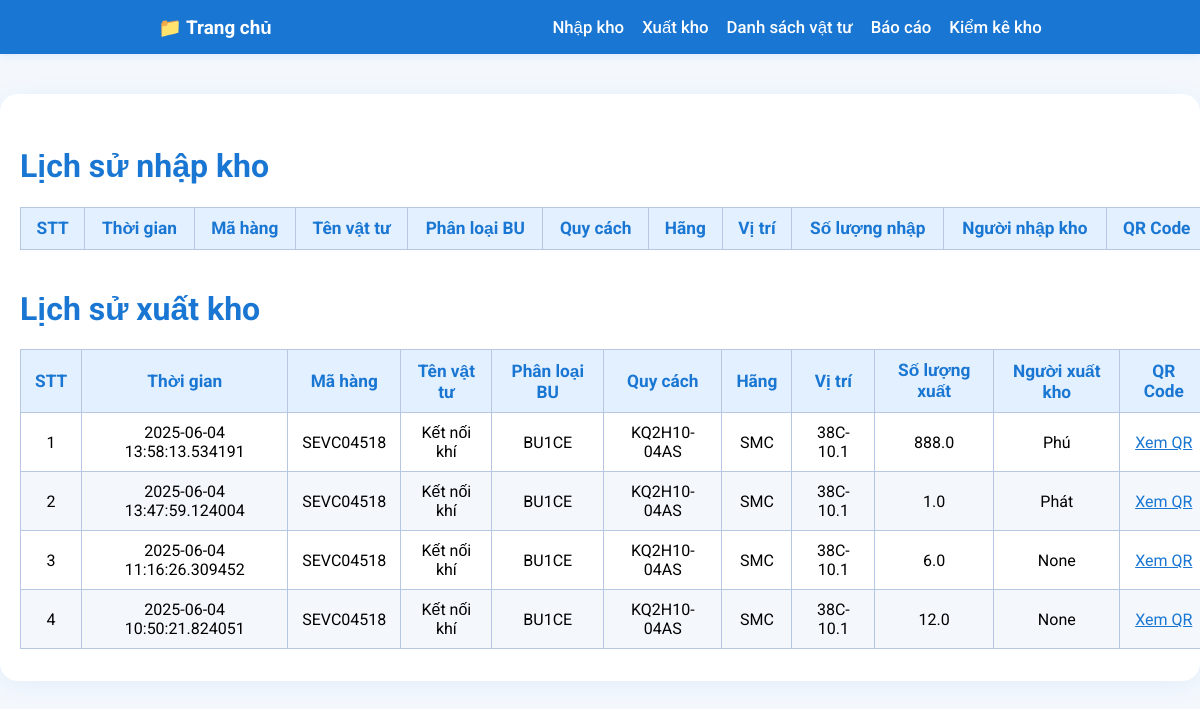
Page /danh-sach on the committed database.
### tables this page shows
CREATE TABLE STOCK_TRANSACTION (
            transaction_id INTEGER PRIMARY KEY,
            material_id INTEGER,
            transaction_type TEXT,
            quantity REAL,
            transaction_date DATETIME,
            reference_number TEXT,
            notes TEXT,
            created_at DATETIME, imported_by TEXT, exported_by TEXT,
            FOREIGN KEY(material_id) REFERENCES MATERIAL(material_id)
        );

CREATE TABLE MATERIAL (
            material_id INTEGER PRIMARY KEY,
            product_code TEXT,
            material_name TEXT,
            part_code TEXT,
            group_name TEXT,
            classification TEXT,
            specification TEXT,
            brand_name TEXT,
            unit TEXT,
            supplier_name TEXT,
            location TEXT,
            status TEXT,
            created_at DATETIME,
            updated_at DATETIME
        , imported_by TEXT, quantity INTEGER DEFAULT 0);

### app.py (the view)
@app.route('/danh-sach')
def danh_sach():
    conn = get_db_connection()
    nhap_kho = conn.execute("""
        SELECT st.*, m.classification, m.part_code, m.material_name, m.specification, m.brand_name, m.location, m.imported_by
        FROM STOCK_TRANSACTION st
        JOIN MATERIAL m ON st.material_id = m.material_id
        WHERE st.transaction_type = 'input'
        ORDER BY st.created_at DESC
    """).fetchall()
    xuat_kho = conn.execute("""
        SELECT st.*, m.classification, m.part_code, m.material_name, m.specification, m.brand_name, m.location
        FROM STOCK_TRANSACTION st
        JOIN MATERIAL m ON st.material_id = m.material_id
        WHERE st.transaction_type = 'output'
        ORDER BY st.created_at DESC
    """).fetchall()
    conn.close()
    return render_template('danh_sach.html', nhap_kho=nhap_kho, xuat_kho=xuat_kho)

### app.py (called while the page is built)
def get_db_connection():
    conn = sqlite3.connect(DATABASE_PATH)
    conn.row_factory = sqlite3.Row
    return conn

### templates/danh_sach.html (shortened to what this page needs)
<!DOCTYPE html>
<html lang="vi">
<head>
</head>
<body>
<nav>
    <div>
        <div style="display:flex;align-items:center;gap:12px;">
            <a href="/" style="color:#fff;font-weight:700;font-size:1.18rem;text-decoration:none;display:flex;align-items:center;gap:6px;">📁 Trang chủ</a>
        </div>
        <div style="display:flex;align-items:center;gap:18px;">
            <a href="/nhap-kho" style="color:#fff;text-decoration:none;font-weight:500;font-size:1.05rem;">Nhập kho</a>
            <a href="/xuat-kho" style="color:#fff;text-decoration:none;font-weight:500;font-size:1.05rem;">Xuất kho</a>
            <a href="/danh-sach" style="color:#fff;text-decoration:none;font-weight:500;font-size:1.05rem;">Danh sách vật tư</a>
            <a href="/bao-cao" style="color:#fff;text-decoration:none;font-weight:500;font-size:1.05rem;">Báo cáo</a>
            <a href="/kiem-ke" style="color:#fff;text-decoration:none;font-weight:500;font-size:1.05rem;">Kiểm kê kho</a>
        </div>
    </div>
</nav>
<div class="container">
    <div class="content-box">
        <h1>Lịch sử nhập kho</h1>
        <table>
            <thead>
                <tr>
                    <th>STT</th>
                    <th>Thời gian</th>
                    <th>Mã hàng</th>
                    <th>Tên vật tư</th>
                    <th>Phân loại BU</th>
                    <th>Quy cách</th>
                    <th>Hãng</th>
                    <th>Vị trí</th>
                    <th>Số lượng nhập</th>
                    <th>Người nhập kho</th>
                    <th>QR Code</th>
                </tr>
            </thead>
        </table>
        <h1 style="margin-top:40px;">Lịch sử xuất kho</h1>
        <table>
            <thead>
                <tr>
                    <th>STT</th>
                    <th>Thời gian</th>
                    <th>Mã hàng</th>
                    <th>Tên vật tư</th>
                    <th>Phân loại BU</th>
                    <th>Quy cách</th>
                    <th>Hãng</th>
                    <th>Vị trí</th>
                    <th>Số lượng xuất</th>
                    <th>Người xuất kho</th>
                    <th>QR Code</th>
                </tr>
            </thead>
            <tbody>
                {% for x in xuat_kho %}
                <tr>
                    <td>{{ loop.index }}</td>
                    <td>{{ x.created_at or x.transaction_date }}</td>
                    <td>{{ x.part_code }}</td>
                    <td>{{ x.material_name }}</td>
                    <td>{{ x.classification }}</td>
                    <td>{{ x.specification }}</td>
                    <td>{{ x.brand_name }}</td>
                    <td>{{ x.location }}</td>
                    <td>{{ x.quantity }}</td>
                    <td>{{ x.exported_by }}</td>
                    <td>
                        {% if x.part_code %}
                        <a class="qr-link" href="/static/qr_codes/{{ x.part_code }}.png" target="_blank">Xem QR</a>
                        {% endif %}
                    </td>
                </tr>
                {% endfor %}
            </tbody>
        </table>
    </div>
</div>
</body>
</html>

### templates/danh_sach.html (style rules this page uses)
html, body { height: 100%; margin: 0; padding: 0; }
body { font-family: 'Roboto', Arial, sans-serif; background: #f4f8fd; margin: 0; }
nav { width: 100vw; background: #1976d2; padding: 0; box-shadow: 0 2px 8px rgba(25,118,210,0.10); margin-bottom: 0; }
nav div { max-width: 1300px; margin: 0 auto; display: flex; align-items: center; justify-content: space-between; padding: 0 18px; height: 54px; }
nav a { color: #fff; text-decoration: none; font-weight: 500; font-size: 1.05rem; }
.container, .main-container { max-width: 1200px; margin: 40px auto; background: #fff; border-radius: 18px; box-shadow: 0 4px 24px rgba(25,118,210,0.08); padding: 32px 20px; }
h1, h2, h3, h4, h5, h6, label, th { color: #1976d2; }
table { width: 100%; border-collapse: collapse; margin-top: 18px; background: #fff; }
th, td { border: 1px solid #b6c6e3; padding: 10px 14px; text-align: center; }
th { background: #e3f0ff; color: #1976d2; font-size: 1.08rem; }
tr:nth-child(even) { background: #f4f8fd; }
a.qr-link { color: #1976d2; text-decoration: underline; }
@media (max-width: 1200px) { .content-box, .nav { max-width: 99vw; width: 99vw; } }

### rows in the picture
STOCK_TRANSACTION: created_at "2025-06-04 13:58:13.534191", part_code "SEVC04518", material_name "Kết nối khí", classification "BU1CE", specification "KQ2H10-04AS", brand_name "SMC", location "38C-10.1", quantity "888.0", exported_by "Phú"
STOCK_TRANSACTION: created_at "2025-06-04 13:47:59.124004", part_code "SEVC04518", material_name "Kết nối khí", classification "BU1CE", specification "KQ2H10-04AS", brand_name "SMC", location "38C-10.1", quantity "1.0", exported_by "Phát"
STOCK_TRANSACTION: created_at "2025-06-04 11:16:26.309452", part_code "SEVC04518", material_name "Kết nối khí", classification "BU1CE", specification "KQ2H10-04AS", brand_name "SMC", location "38C-10.1", quantity "6.0", exported_by "None"
STOCK_TRANSACTION: created_at "2025-06-04 10:50:21.824051", part_code "SEVC04518", material_name "Kết nối khí", classification "BU1CE", specification "KQ2H10-04AS", brand_name "SMC", location "38C-10.1", quantity "12.0", exported_by "None"
